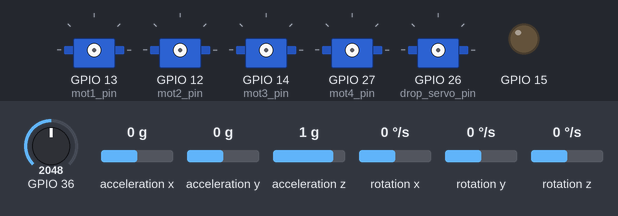
This sketch was run on a simulated ESP32. Shown: 5 × servo, output pins drawn as LEDs (lit = HIGH). Wiring (inferred from the names in the program): MPU-6050 motion sensor at I2C address 0x68. The inputs (shaded band) are chosen by the test bench; at power-on: GPIO 36 = 2048, acceleration x 0 g, acceleration y 0 g, acceleration z 1 g, rotation x 0 °/s, rotation y 0 °/s, rotation z 0 °/s (analog values on the 0–4095 scale). The modem accepts every AT command (registered, SIM ready, sends succeed) and sends nothing else; what the sketch prints to the serial monitor is not drawn.

Above: at 0.1 s.
At 11.8 s:
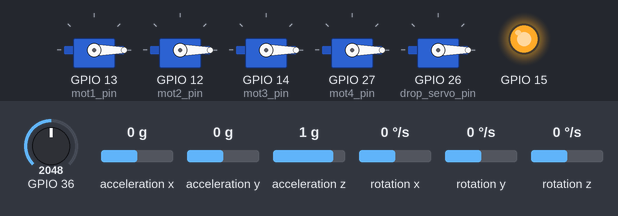
At 14.8 s:
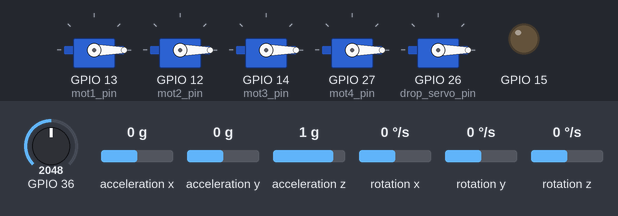
Timing chart, 0 to 16.3 s (numbered marks = the images above):
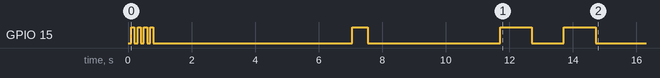

The sketch:

Receiver_destination_drone.ino
```cpp
#include <HardwareSerial.h>
#include <stdint.h>
#include <ESP32Servo.h>
#include <Wire.h>
volatile float RatePitch, RateRoll, RateYaw;
volatile float RateCalibrationPitch, RateCalibrationRoll, RateCalibrationYaw;
int ESCfreq = 500;
const int drop_servo_pin = 26;
int RateCalibrationNumber;
Servo dropServo;
Servo mot1;
Servo mot2;
Servo mot3;
Servo mot4;
const int mot1_pin = 13;
const int mot2_pin = 12;
const int mot3_pin = 14;
const int mot4_pin = 27;
volatile float MotorInput1, MotorInput2, MotorInput3, MotorInput4;
volatile int ReceiverValue[4]; // Increase the array size to 6 for Channel 1 to Channel 6
volatile int32_t drop_value = 0;
// float voltage;
float voltage;
float DesiredRateRoll, DesiredRatePitch, DesiredRateYaw;
float ErrorRateRoll, ErrorRatePitch, ErrorRateYaw;
float InputRoll, InputThrottle, InputPitch, InputYaw;
float PrevErrorRateRoll, PrevErrorRatePitch, PrevErrorRateYaw;
float PrevItermRateRoll, PrevItermRatePitch, PrevItermRateYaw;
float PIDReturn[] = {0, 0, 0};
float PRateRoll = 0.78; //For outdoor flights, keep this gain to 0.75 and for indoor flights keep the gain to be 0.6
float IRateRoll = 0.0625;
float DRateRoll = 0.022;
float complementaryAngleRoll = 0.0f;
float complementaryAnglePitch = 0.0f;
float PRatePitch = PRateRoll;
float IRatePitch = IRateRoll;
float DRatePitch = DRateRoll;

float PRateYaw = 4;
float IRateYaw = 2.8;
float DRateYaw = 0;

uint32_t LoopTimer;
float t=0.004;      //time cycle
volatile float PtermRoll;
volatile float ItermRoll;
volatile float DtermRoll;
volatile float PIDOutputRoll;
volatile float PtermPitch;
volatile float ItermPitch;
volatile float DtermPitch;
volatile float PIDOutputPitch;
volatile float PtermYaw;
volatile float ItermYaw;
volatile float DtermYaw;
volatile float PIDOutputYaw;
//Kalman filters for angle mode
volatile float AccX, AccY, AccZ;
volatile float AngleRoll, AnglePitch;
volatile float KalmanAngleRoll=0, KalmanUncertaintyAngleRoll=2*2;
volatile float KalmanAnglePitch=0, KalmanUncertaintyAnglePitch=2*2;
volatile float Kalman1DOutput[]={0,0};
volatile float DesiredAngleRoll, DesiredAnglePitch;
volatile float ErrorAngleRoll, ErrorAnglePitch;
volatile float PrevErrorAngleRoll, PrevErrorAnglePitch;
volatile float PrevItermAngleRoll, PrevItermAnglePitch;
float PAngleRoll = 2; float PAnglePitch = PAngleRoll;
float IAngleRoll = 0; float IAnglePitch = IAngleRoll;
float DAngleRoll = 0.007; float DAnglePitch = DAngleRoll;
// UART configuration for CC2530 module
const int RXpin = 16; // GPIO19 (RX)
const int TXpin = 17; // GPIO20 (TX)
HardwareSerial vietnam(2); // UART2

void neutralPositionAdjustment()
{
  int min = 1490;
  int max = 1510;
  if (ReceiverValue[0] < max && ReceiverValue[0] > min)
  {
    ReceiverValue[0]= 1500;
  }
  if (ReceiverValue[1] < max && ReceiverValue[1] > min)
  {
    ReceiverValue[1]= 1500;
  }
  if (ReceiverValue[3] < max && ReceiverValue[3] > min)
  {
    ReceiverValue[3]= 1500;
  }
  if(ReceiverValue[0]==ReceiverValue[1] && ReceiverValue[1]==ReceiverValue[3] && ReceiverValue[3]==ReceiverValue[0] )
  {
    ReceiverValue[0]= 1500;
    ReceiverValue[1]= 1500;
    ReceiverValue[3]= 1500;
  }


}


struct __attribute__((packed)) DataPacketReceive {
  uint8_t startByte;
  int32_t throttle_r;
  int32_t pitch_r;
  int32_t roll_r;
  int32_t yaw_r;
  int32_t drop_val;
  uint8_t endByte;
};


struct __attribute__((packed)) DataPacketSend {
  uint8_t startByte;
  float pitch_recev;
  float roll_recev;
  float voltage_recev;
  uint8_t endByte;
};
void receiveData() {
  static DataPacketReceive packet;
  static uint8_t *ptr = (uint8_t*)&packet;
  static size_t index = 0;
  static bool receiving = false;

  while (vietnam.available()) {
    uint8_t byteReceived = vietnam.read();

    if (!receiving) {
      if (byteReceived == 0xAA) {
        ptr[0] = byteReceived;
        index = 1;
        receiving = true;
      }
    } else {
      ptr[index++] = byteReceived;

      if (index == sizeof(DataPacketReceive)) {
        receiving = false;
        index = 0;

        if (packet.endByte == 0x55) {

          ReceiverValue[0] = packet.roll_r;
          ReceiverValue[1] = packet.pitch_r;
          ReceiverValue[2] = packet.throttle_r;
          ReceiverValue[3] = packet.yaw_r;
          drop_value = packet.drop_val;

        } else {
          Serial.println("Invalid end byte");
        }
      }
    }
  }
}

void sendDataBack() {
  static unsigned long lastSendTime = 0;
  unsigned long currentTime = millis();

  if (currentTime - lastSendTime >= 50) {
    lastSendTime = currentTime;

    float pitch_recev = complementaryAnglePitch;
    float roll_recev = complementaryAngleRoll;

    float voltage_recev = voltage;

    // Tạo gói dữ liệu
    DataPacketSend packet;
    packet.startByte = 0xAB;
    packet.pitch_recev = pitch_recev;
    packet.roll_recev = roll_recev;
    packet.voltage_recev = voltage_recev;
    packet.endByte = 0xBA;

    vietnam.write((uint8_t*)&packet, sizeof(packet));

  }
}

void setup() {
  Serial.begin(115200);

  // Initialize UART for CC2530 communication
  analogReadResolution(12);
  vietnam.begin(115200, SERIAL_8N1, RXpin, TXpin);

  Serial.println("Receiver started");
  receiveData();
  // Initialize random number generator
  randomSeed(analogRead(0));
  int led_time=100;
  pinMode(15, OUTPUT);
  digitalWrite(15, LOW);
  delay(led_time);
  digitalWrite(15, HIGH);
  delay(led_time);
  digitalWrite(15, LOW);
  delay(led_time);
  digitalWrite(15, HIGH);
  delay(led_time);
  digitalWrite(15, LOW);
  delay(led_time);
  digitalWrite(15, HIGH);
  delay(led_time);
  digitalWrite(15, LOW);
  delay(led_time);
  digitalWrite(15, HIGH);
  delay(led_time);
  digitalWrite(15, LOW);
  delay(led_time);
  //Đánh thức cảm biến dậy để đọc dữ liệu cảm biến, mặc định mpu6050 sẽ ở chế độ ngủ khi được khởi động
  Wire.setClock(400000);
  Wire.begin();
  delay(250);
  Wire.beginTransmission(0x68);
  Wire.write(0x6B);
  Wire.write(0x00);
  Wire.endTransmission();
  // thiết lập gửi địa chỉ thanh ghi cấu hình 0x1A và ghi 0x05 để thiết lập bộ lọc thông thấp của gia tốc kế
  Wire.beginTransmission(0x68);
  Wire.write(0x1A);
  Wire.write(0x05);
  Wire.endTransmission();
  //gửi tiếp địa chỉ thanh ghi 0x1C cấu hình gia tốc và thiết lập phạm vi +- 8g (0x10)
  Wire.beginTransmission(0x68);
  Wire.write(0x1C);
  Wire.write(0x10);
  Wire.endTransmission();
  //Gửi địa chỉ thanh ghi cấu hình con quay hồi chuyển, ghi giá trị 0x8 để thiết lập phạm vi đo
  Wire.beginTransmission(0x68);
  Wire.write(0x1B);
  Wire.write(0x8);
  Wire.endTransmission();

  ESP32PWM::allocateTimer(0);
	ESP32PWM::allocateTimer(1);
	ESP32PWM::allocateTimer(2);
	ESP32PWM::allocateTimer(3);

  delay(1000);
  mot1.attach(mot1_pin,1000,2000);
  delay(1000);
  mot1.setPeriodHertz(ESCfreq);
  delay(100);
  mot2.attach(mot2_pin,1000,2000);
  delay(1000);
  mot2.setPeriodHertz(ESCfreq);
  delay(100);
  mot3.attach(mot3_pin,1000,2000);
  delay(1000);
  mot3.setPeriodHertz(ESCfreq);
  delay(100);
  mot4.attach(mot4_pin,1000,2000);
  delay(1000);
  mot4.setPeriodHertz(ESCfreq);
  delay(100);

  mot1.writeMicroseconds(1000);
  mot2.writeMicroseconds(1000);
  mot3.writeMicroseconds(1000);
  mot4.writeMicroseconds(1000);
   delay(500);
  digitalWrite(15, LOW);
  digitalWrite(15, HIGH);
  delay(500);
  digitalWrite(15, LOW);
  delay(500);
  dropServo.attach(drop_servo_pin);
  dropServo.write(0); // Vị trí ban đầu

  for (RateCalibrationNumber = 0; RateCalibrationNumber < 2000; RateCalibrationNumber++)
  {
    Wire.beginTransmission(0x68);
    Wire.write(0x43);
    Wire.endTransmission();
    Wire.requestFrom(0x68,6);
    int16_t GyroX=Wire.read()<<8 | Wire.read();
    int16_t GyroY=Wire.read()<<8 | Wire.read();
    int16_t GyroZ=Wire.read()<<8 | Wire.read();
    // Chuyển đổi từ giá trị thô sang giá trị tốc độ góc thực tế (chia cho 65.5 khi cài đặt phạm vi +- 500 độ/ giây)
    RateRoll=(float)GyroX/65.5;
    RatePitch=(float)GyroY/65.5;
    RateYaw=(float)GyroZ/65.5;
    RateCalibrationRoll += RateRoll;
    RateCalibrationPitch += RatePitch;
    RateCalibrationYaw += RateYaw;
    delay(1);
  }
  RateCalibrationRoll /= 2000;
  RateCalibrationPitch /= 2000;
  RateCalibrationYaw /= 2000;

  digitalWrite(15, HIGH);
  delay(1000);
  digitalWrite(15, LOW);
  delay(1000);
  digitalWrite(15, HIGH);
  delay(1000);
  digitalWrite(15, LOW);
  delay(1000);
  LoopTimer = micros();
}

void loop() {
  receiveData();
  if (drop_value == 1) {
    dropServo.write(90); // Nghiêng servo 90 độ để thả
  } else {
    dropServo.write(0); // Đưa servo về vị trí ban đầu
  }
  Wire.beginTransmission(0x68);
  Wire.write(0x3B);
  Wire.endTransmission();
  Wire.requestFrom(0x68,6);
  int16_t AccXLSB = Wire.read() << 8 | Wire.read();
  int16_t AccYLSB = Wire.read() << 8 | Wire.read();
  int16_t AccZLSB = Wire.read() << 8 | Wire.read();
  //Gửi địa chỉ thanh ghi bắt đầu chưa dữ liệu con quay hồi chuyển 0x43(trục X), yêu cầu 6 byte dữ liệu
  Wire.beginTransmission(0x68);
  Wire.write(0x43);
  Wire.endTransmission();
  Wire.requestFrom(0x68,6);
  int16_t GyroX=Wire.read()<<8 | Wire.read();
  int16_t GyroY=Wire.read()<<8 | Wire.read();
  int16_t GyroZ=Wire.read()<<8 | Wire.read();
  // Chuyển đổi từ giá trị thô sang giá trị tốc độ góc thực tế (chia cho 65.5 khi cài đặt phạm vi +- 500 độ/ giây)
  RateRoll=(float)GyroX/65.5;
  RatePitch=(float)GyroY/65.5;
  RateYaw=(float)GyroZ/65.5;
  //Chuyển đổi từ giá trị thô sang giá trị gia tốc thực tế (chia cho 4096 là tỷ lệ chuyển đổi cho phạm vi +-8g)
  AccX=(float)AccXLSB/4096;
  AccY=(float)AccYLSB/4096;
  AccZ=(float)AccZLSB/4096;
  AccX = AccX - 0.015;
  AccY = AccY + 0.007;
  AccZ = AccZ - 0.078;
  // sử dụng công thức hàm arctan để chuyển từ giá trị gia tốc sang giá trị góc nghiên thực tế của drone và chuyển từ radian sang độ
  AngleRoll=atan(AccY/sqrt(AccX*AccX+AccZ*AccZ))*57.29;
  AnglePitch=-atan(AccX/sqrt(AccY*AccY+AccZ*AccZ))*57.29;
   RateRoll -= RateCalibrationRoll;
   RatePitch -= RateCalibrationPitch;
   RateYaw -= RateCalibrationYaw;
  complementaryAngleRoll=0.991*(complementaryAngleRoll+RateRoll*t) + 0.009*AngleRoll;
  complementaryAnglePitch=0.991*(complementaryAnglePitch+RatePitch*t) + 0.009*AnglePitch;
  // Clamping complementary filter roll angle to ±20 degrees
  complementaryAngleRoll = (complementaryAngleRoll > 20) ? 20 : ((complementaryAngleRoll < -20) ? -20 : complementaryAngleRoll);
  complementaryAnglePitch = (complementaryAnglePitch > 20) ? 20 : ((complementaryAnglePitch < -20) ? -20 : complementaryAnglePitch);


  neutralPositionAdjustment();
  //nhận 4 giá trị điều hướng để chỉnh sửa góc mong muốn, trừ cần ga để điều chỉnh drone bay cao hay hạ thấp
  DesiredAngleRoll = 0.1*(ReceiverValue[0]-1500);
  DesiredAnglePitch = 0.1*(ReceiverValue[1]-1500);
  InputThrottle = ReceiverValue[2];
  DesiredRateYaw = 0.15*(ReceiverValue[3]-1500);
  //tính toán giữa các góc pitch và roll mong muốn và góc hiện tại của drone, ví dụ như nếu góc hiện tại là 0 và mong muốn là 10 thì biến error sẽ là 10 độ và gửi góc này vào trong hàm pid để nó chỉnh lại cho drone cân bằng theo góc nghiêng này

  voltage = ((float)analogRead(36)/4096)*12.44*(35.9/36) - 0.09158;
  sendDataBack();
  ErrorAngleRoll = DesiredAngleRoll - complementaryAngleRoll;
PtermRoll = PAngleRoll * ErrorAngleRoll;
ItermRoll = PrevItermAngleRoll + (IAngleRoll * (ErrorAngleRoll + PrevErrorAngleRoll) * (t / 2));
ItermRoll = (ItermRoll > 400) ? 400 : ((ItermRoll < -400) ? -400 : ItermRoll);
DtermRoll = DAngleRoll * ((ErrorAngleRoll - PrevErrorAngleRoll) / t);
PIDOutputRoll = PtermRoll + ItermRoll + DtermRoll;
PIDOutputRoll = (PIDOutputRoll > 400) ? 400 : ((PIDOutputRoll < -400) ? -400 : PIDOutputRoll);
DesiredRateRoll = PIDOutputRoll;
PrevErrorAngleRoll = ErrorAngleRoll;
PrevItermAngleRoll = ItermRoll;

ErrorAnglePitch = DesiredAnglePitch - complementaryAnglePitch;
PtermPitch = PAnglePitch * ErrorAnglePitch;
ItermPitch = PrevItermAnglePitch + (IAnglePitch * (ErrorAnglePitch + PrevErrorAnglePitch) * (t / 2));
ItermPitch = (ItermPitch > 400) ? 400 : ((ItermPitch < -400) ? -400 : ItermPitch);
DtermPitch = DAnglePitch * ((ErrorAnglePitch - PrevErrorAnglePitch) / t);
PIDOutputPitch = PtermPitch + ItermPitch + DtermPitch;
PIDOutputPitch = (PIDOutputPitch > 400) ? 400 : ((PIDOutputPitch < -400) ? -400 : PIDOutputPitch);
DesiredRatePitch = PIDOutputPitch;
PrevErrorAnglePitch = ErrorAnglePitch;
PrevItermAnglePitch = ItermPitch;

// Compute errors
ErrorRateRoll = DesiredRateRoll - RateRoll;
ErrorRatePitch = DesiredRatePitch - RatePitch;
ErrorRateYaw = DesiredRateYaw - RateYaw;

// Roll Axis PID
PtermRoll = PRateRoll * ErrorRateRoll;
ItermRoll = PrevItermRateRoll + (IRateRoll * (ErrorRateRoll + PrevErrorRateRoll) * (t / 2));
ItermRoll = (ItermRoll > 400) ? 400 : ((ItermRoll < -400) ? -400 : ItermRoll);
DtermRoll = DRateRoll * ((ErrorRateRoll - PrevErrorRateRoll) / t);
PIDOutputRoll = PtermRoll + ItermRoll + DtermRoll;
PIDOutputRoll = (PIDOutputRoll > 400) ? 400 : ((PIDOutputRoll < -400) ? -400 : PIDOutputRoll);


InputRoll = PIDOutputRoll;
PrevErrorRateRoll = ErrorRateRoll;
PrevItermRateRoll = ItermRoll;

// Pitch Axis PID
PtermPitch = PRatePitch * ErrorRatePitch;
ItermPitch = PrevItermRatePitch + (IRatePitch * (ErrorRatePitch + PrevErrorRatePitch) * (t / 2));
ItermPitch = (ItermPitch > 400) ? 400 : ((ItermPitch < -400) ? -400 : ItermPitch);
DtermPitch = DRatePitch * ((ErrorRatePitch - PrevErrorRatePitch) / t);
PIDOutputPitch = PtermPitch + ItermPitch + DtermPitch;
PIDOutputPitch = (PIDOutputPitch > 400) ? 400 : ((PIDOutputPitch < -400) ? -400 : PIDOutputPitch);


InputPitch = PIDOutputPitch;
PrevErrorRatePitch = ErrorRatePitch;
PrevItermRatePitch = ItermPitch;

// Yaw Axis PID
PtermYaw = PRateYaw * ErrorRateYaw;
ItermYaw = PrevItermRateYaw + (IRateYaw * (ErrorRateYaw + PrevErrorRateYaw) * (t / 2));
ItermYaw = (ItermYaw > 400) ? 400 : ((ItermYaw < -400) ? -400 : ItermYaw);
DtermYaw = DRateYaw * ((ErrorRateYaw - PrevErrorRateYaw) / t);
PIDOutputYaw = PtermYaw + ItermYaw + DtermYaw;
PIDOutputYaw = (PIDOutputYaw > 400) ? 400 : ((PIDOutputYaw < -400) ? -400 : PIDOutputYaw);


InputYaw = PIDOutputYaw;
PrevErrorRateYaw = ErrorRateYaw;
PrevItermRateYaw = ItermYaw;


  if (InputThrottle > 1800)
  {
    InputThrottle = 1800;
  }


  MotorInput1 =  (InputThrottle - InputRoll - InputPitch - InputYaw); // front right - counter clockwise
  MotorInput2 =  (InputThrottle - InputRoll + InputPitch + InputYaw); // rear right - clockwise
  MotorInput3 =  (InputThrottle + InputRoll + InputPitch - InputYaw); // rear left  - counter clockwise
  MotorInput4 =  (InputThrottle + InputRoll - InputPitch + InputYaw); //front left - clockwise


  if (MotorInput1 > 2000)
  {
    MotorInput1 = 1999;
  }

  if (MotorInput2 > 2000)
  {
    MotorInput2 = 1999;
  }

  if (MotorInput3 > 2000)
  {
    MotorInput3 = 1999;
  }

  if (MotorInput4 > 2000)
  {
    MotorInput4 = 1999;
  }


  int ThrottleIdle = 1150;
  if (MotorInput1 < ThrottleIdle)
  {
    MotorInput1 = ThrottleIdle;
  }
  if (MotorInput2 < ThrottleIdle)
  {
    MotorInput2 = ThrottleIdle;
  }
  if (MotorInput3 < ThrottleIdle)
  {
    MotorInput3 = ThrottleIdle;
  }
  if (MotorInput4 < ThrottleIdle)
  {
    MotorInput4 = ThrottleIdle;
  }

  int ThrottleCutOff = 1000;
  if (ReceiverValue[2] < 1030)
  {
    MotorInput1 = ThrottleCutOff;
    MotorInput2 = ThrottleCutOff;
    MotorInput3 = ThrottleCutOff;
    MotorInput4 = ThrottleCutOff;
    PrevErrorRateRoll=0; PrevErrorRatePitch=0; PrevErrorRateYaw=0;
    PrevItermRateRoll=0; PrevItermRatePitch=0; PrevItermRateYaw=0;
    PrevErrorAngleRoll=0; PrevErrorAnglePitch=0;
    PrevItermAngleRoll=0; PrevItermAnglePitch=0;
  }
  mot1.writeMicroseconds(MotorInput1);
  mot2.writeMicroseconds(MotorInput2);
  mot3.writeMicroseconds(MotorInput3);
  mot4.writeMicroseconds(MotorInput4);
  Serial.print("MotorInput1: "); Serial.println(ReceiverValue[0]);
  Serial.print("MotorInput2: "); Serial.println(ReceiverValue[1]);
  Serial.print("MotorInput3: "); Serial.println(ReceiverValue[2]);
  Serial.print("MotorInput4: "); Serial.println(ReceiverValue[3]);

// voltage= (analogRead(36)/4096)*12.46*(35.9/36);
// if(voltage<11.1)
// {
  while (micros() - LoopTimer < (t*1000000));
  {
     LoopTimer = micros();

  }

}
```
